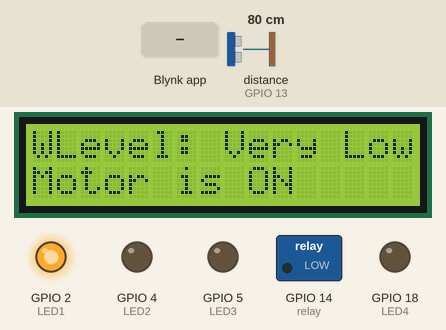
Simulated run of this sketch. Board: ESP32. Parts: 16×2 character LCD, switched loads named in the sketch (green lamp = pin HIGH), output pins drawn as LEDs (lit = HIGH). Wiring (inferred from the names in the program): ultrasonic range finder: trigger GPIO 12; echo GPIO 13. The inputs (shaded band) are chosen by the test bench; at power-on: distance to the obstacle (sensor on GPIO 13) 80 cm. The echo pulse lasts 58.3 µs per cm; WiFi joins after 1.5 s; servers stay silent unless stated; pins used as bus, display or sensor lines are not drawn.

Above: at 7.0 s.
7.1 s: distance to the obstacle (sensor on GPIO 13) set to 12 cm
8.6 s: distance to the obstacle (sensor on GPIO 13) set to 9 cm
At 9.2 s:
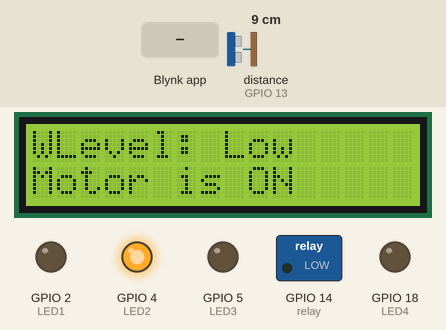
10.1 s: Blynk app writes 0 to V1
At 10.9 s:
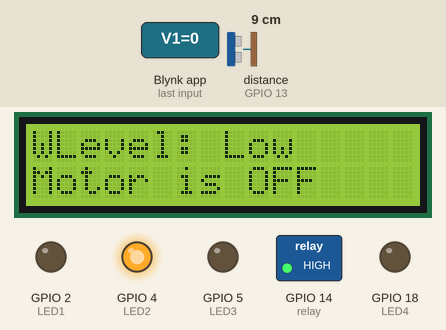
11.6 s: distance to the obstacle (sensor on GPIO 13) set to 4 cm
At 12.4 s:
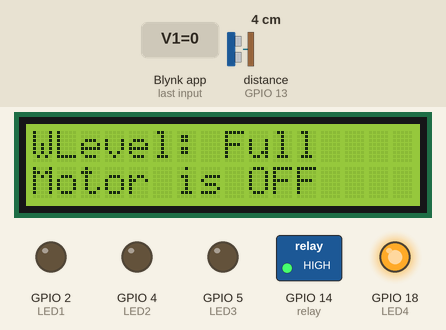
13.1 s: Blynk app writes 1 to V1
At 13.4 s:
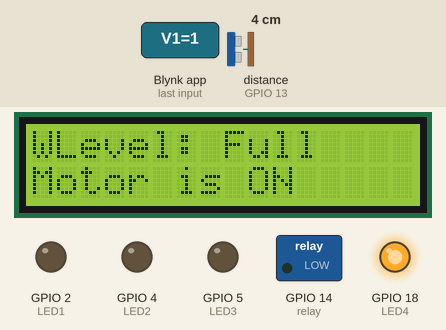
14.6 s: distance to the obstacle (sensor on GPIO 13) set to 2 cm
At 15.9 s:
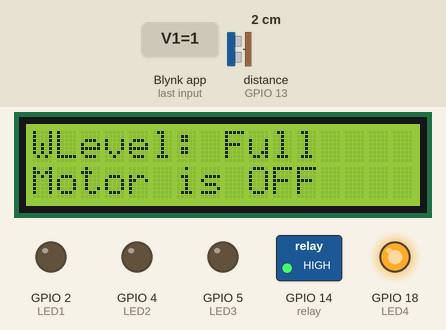
Timing chart, 0 to 17.1 s (numbered marks = the images above; inputs shaded):
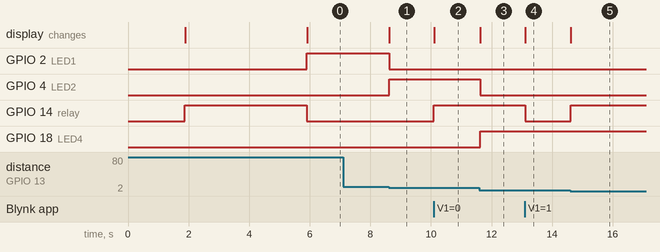

The sketch:

WaterMotor.ino
```cpp
#define BLYNK_TEMPLATE_ID "TMPL6q5ye6d0-"
#define BLYNK_TEMPLATE_NAME "Fan Temperature and Humidity"
#define BLYNK_AUTH_TOKEN "a_oRZO3QFnlxWXY6PHRH3NS0zkZn53Ui"
// Include the necessary library files
#include <LiquidCrystal_I2C.h>
#include <Wire.h>
#include <WiFiClient.h>
// #include <BlynkSimpleEsp32.h>
#define BLYNK_PRINT Serial

#include <WiFi.h>
#include <BlynkSimpleEsp32.h>

// Define pins for LEDs, ultrasonic sensor, and relay
#define LED1 2
#define LED2 4
#define LED3 5
#define LED4 18
#define trig 12
#define echo 13
#define relay 14

// Set the maximum water tank level (in centimeters)
int MaxLevel = 13;
int Level1 = (MaxLevel * 85) / 100;
int Level2 = (MaxLevel * 75) / 100;
int Level3 = (MaxLevel * 55) / 100;
int Level4 = (MaxLevel * 25) / 100;

// Initialize the LCD display
LiquidCrystal_I2C lcd(0x27, 16, 2);

// Create a Blynk timer
BlynkTimer timer;

// Set your Blynk authentication token
char auth[] = BLYNK_AUTH_TOKEN;

// Set your WiFi credentials
char ssid[] = "IHPHONE";
char pass[] = "bbbbbbba";

// Motor state flags
bool motorOn = false;

void setup() {
  // Initialize the serial console for debugging
  Serial.begin(115200);

  // Connect to the Blynk server with your credentials
  Blynk.begin(auth, ssid, pass, "blynk.cloud", 80);

  // Initialize the LCD display and other pins
  lcd.init();
  lcd.backlight();
  pinMode(LED1, OUTPUT);
  pinMode(LED2, OUTPUT);
  pinMode(LED3, OUTPUT);
  pinMode(LED4, OUTPUT);
  pinMode(trig, OUTPUT);
  pinMode(echo, INPUT);
  pinMode(relay, OUTPUT);
  digitalWrite(relay, HIGH);

  // Display a loading message on the LCD
  lcd.setCursor(0, 0);
  lcd.print("System");
  lcd.setCursor(4, 1);
  lcd.print("Loading...");
  delay(4000);
  lcd.clear();
}

// Function to get ultrasonic sensor values and update the display
void ultrasonic() {
  // Trigger the ultrasonic sensor and measure distance
  digitalWrite(trig, LOW);
  delayMicroseconds(4);
  digitalWrite(trig, HIGH);
  delayMicroseconds(10);
  digitalWrite(trig, LOW);
  long t = pulseIn(echo, HIGH);
  int distance = t / 29 / 2;

  // Calculate the water level percentage based on distance
  int waterLevelPercentage = map(distance, 4, 12, 100, 0);

  // Send water level percentage to Blynk
  Blynk.virtualWrite(V6, waterLevelPercentage);

  // Update the LCD display
  lcd.setCursor(0, 0);
  lcd.print("WLevel:");

  if (Level1 <= distance) {
    lcd.setCursor(8, 0);
    lcd.print("Very Low");
    digitalWrite(LED1, HIGH);
    digitalWrite(LED2, LOW);
    digitalWrite(LED3, LOW);
    digitalWrite(LED4, LOW);

    // Automatically turn on the motor and update the display
    if (!motorOn) {
      digitalWrite(relay, LOW);
      motorOn = true;
      lcd.setCursor(0, 1);
      lcd.print("Motor is ON ");
    }
  } else if (Level2 <= distance && Level1 > distance) {
    lcd.setCursor(8, 0);
    lcd.print("Low");
    lcd.print("      ");
    digitalWrite(LED1, LOW);
    digitalWrite(LED2, HIGH);
    digitalWrite(LED3, LOW);
    digitalWrite(LED4, LOW);
  } else if (Level3 <= distance && Level2 > distance) {
    lcd.setCursor(8, 0);
    lcd.print("Medium");
    lcd.print("      ");
    digitalWrite(LED1, LOW);
    digitalWrite(LED2, LOW);
    digitalWrite(LED3, HIGH);
    digitalWrite(LED4, LOW);
  } else if (Level4 <= distance && Level3 > distance) {
    lcd.setCursor(8, 0);
    lcd.print("Full");
    lcd.print("      ");
    digitalWrite(LED1, LOW);
    digitalWrite(LED2, LOW);
    digitalWrite(LED3, LOW);
    digitalWrite(LED4, HIGH);
  } else {
    // Turn off the motor and update the display
    if (motorOn) {
      digitalWrite(relay, HIGH);
      motorOn = false;
      lcd.setCursor(0, 1);
      lcd.print("Motor is OFF");
    }
  }
}

// Blynk button widget handler to control the motor
BLYNK_WRITE(V1) {
  bool Relay = param.asInt();
  if (Relay == 1) {
    digitalWrite(relay, LOW);
    motorOn = true;
    lcd.setCursor(0, 1);
    lcd.print("Motor is ON ");
  } else {
    digitalWrite(relay, HIGH);
    motorOn = false;
    lcd.setCursor(0, 1);
    lcd.print("Motor is OFF");
  }
}

void loop() {
  // Continuously monitor the water level and run Blynk
  ultrasonic();
  Blynk.run();
}
```

Measured:
- the behaviour switches between 11 and 10 cm on distance to the obstacle (sensor on GPIO 13) (found by bisection; images 0 and 1)
- the behaviour switches between 3 and 2 cm on distance to the obstacle (sensor on GPIO 13) (found by bisection; images 4 and 5)
- after the input at 7.1 s, every drawn part: stays the same
- after the input at 8.6 s, GPIO 2 (LED1): HIGH → LOW at once; GPIO 4 (LED2): LOW → HIGH at once; the display: changes at once (image 1)
- after the input at 10.1 s, GPIO 14 (relay): LOW → HIGH at once; the display: changes at once (image 2)
- after the input at 11.6 s, GPIO 4 (LED2): HIGH → LOW at once; GPIO 18 (LED4): LOW → HIGH at once; the display: changes at once (image 3)
- after the input at 13.1 s, GPIO 14 (relay): HIGH → LOW at once; the display: changes at once (image 4)
- after the input at 14.6 s, GPIO 14 (relay): LOW → HIGH at once; the display: changes at once (image 5)
